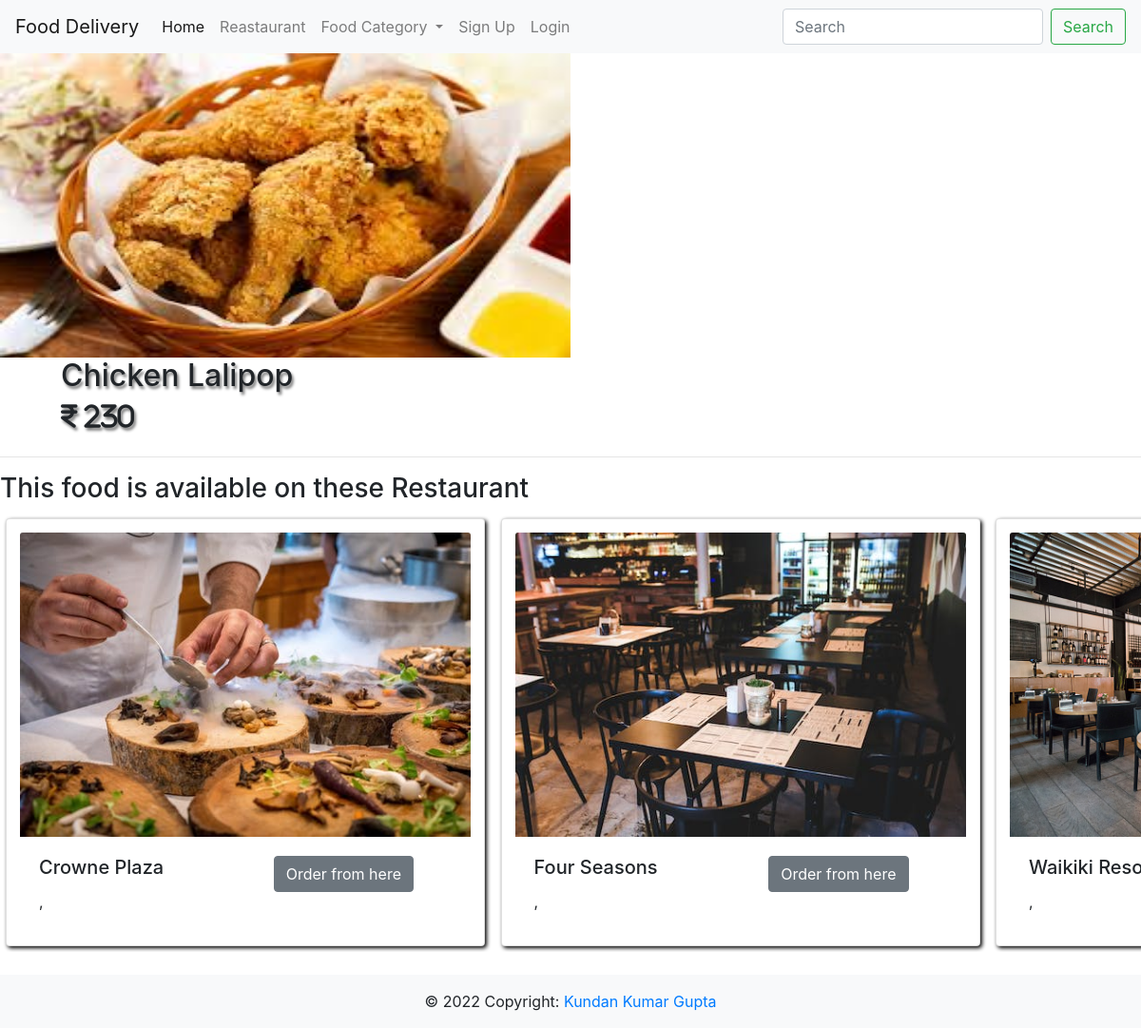
/restaurant/food/1/, run on the app's committed database.
### reastaurant/models.py (models this page shows, shortened)
class Food(models.Model):
    name = models.CharField(max_length=100)
    price = models.IntegerField()
    image = models.ManyToManyField(Image)
    item = models.ForeignKey(Item, on_delete=models.CASCADE, related_name='food_items')

class Image(models.Model):
    image = models.ImageField(upload_to="img")

class Restaurant(models.Model):
    name = models.CharField(max_length=100)
    image = models.ManyToManyField(Image, related_name="restaurant_image_name")
    address = models.OneToOneField(Address, null=True, blank=True, on_delete=models.SET_NULL, related_name="restaurant_address")
    phone = models.CharField(max_length=10,blank=True)
    food = models.ManyToManyField(Food,related_name="restaurants_foods")
    rating = models.IntegerField(null=True, blank=True)

### reastaurant/views.py (the view)
# urls.py: path('food/<id>/',views.food,name='food'),
def food(request,id):
    try:
        food = Food.objects.get(id=id)
        return render(request, 'food.html',context={"food":food})
    except Exception as ex:
        logging.warning(ex)
        return render(request,'error.html')

### reastaurant/templates/food.html
{% extends 'base.html' %}
{% block content %}
<div class="slidebar">
    <div class="carousel-inner">
      <div class="carousel-item active">
        <img class="d-block w-50" src="{{food.image.all.0.image.url}}" alt="First slide">
      </div>
    </div>
  </div>
  <div class="resto-info">
      <h2>{{food.name}}</h2>
      <h3><i class="fa fa-inr" aria-hidden="true"> {{food.price}}</i></h3>
  </div>
  <hr>
  <div class="deliciousfood">
      <h3>This food is available on these Restaurant</h3>
      <div class="scrollmenu">
        {% for restaurant in food.restaurants_foods.all  %}
        <div class="card">
          <a href="{% url 'reastaurent:restaurant' restaurant.id %}">
            <img class="card-im card-img-top" src="{{restaurant.image.all.0.image.url}}" alt="Card image cap">
          </a>
          <div class="card-body">
            <h5 class="card-title"> {{restaurant.name}} <span> <a class="btn btn-secondary" style="margin-right:40px;" href="{% url 'reastaurent:add_to_cart' restaurant.id food.id %}">Order from here</a></span></h5>
            <p class="card-text">{{restaurant.address.area}}, {{restaurant.address.city}}</p>
          </div>
        </div>
        {% endfor %}
      </div>
  </div>
  {% endblock content %}

### static/css/style.css (style rules this page uses)
div.scrollmenu { overflow: auto; white-space: nowrap !important; }
.scrollmenu .card { display: inline-block; text-align: left; padding: 14px; margin:6px; text-decoration: none; width: 31.5rem; height: auto; box-shadow: 2px 2px 4px #000000; }
.card-im { width: 21rem; height: 20rem; }
p.card-text { white-space: pre-wrap !important; }
.card-body span { float: right; }
.carousel-item img { height: 30rem; }

### static/css/restaurant.css (style rules this page uses)
.carousel-item img { height: 20rem; }
.resto-info { padding-left: 4rem; text-shadow: 2px 3px 3px gray; display: inline-block; }

### data on the page
Food: image.all.0.image (picture), name "Chicken Lalipop", price "230"
Restaurant: image.all.0.image (picture), name "Crowne Plaza"
Restaurant: image.all.0.image (picture), name "Four Seasons"
Restaurant: image.all.0.image (picture), name "Waikiki…"
